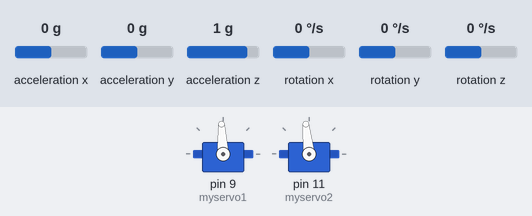
Simulated run of this sketch. Board: Arduino Uno, built with avr-gcc and run on an emulated ATmega328P. Shown: 2 × servo. Wiring (inferred from the names in the program): MPU-6050 motion sensor at I2C address 0x68. The test bench sets the inputs (shaded band); at power-on: acceleration x 0 g, acceleration y 0 g, acceleration z 1 g, rotation x 0 °/s, rotation y 0 °/s, rotation z 0 °/s. What the sketch prints to the serial monitor is not drawn.

Above: at 1.2 s.
1.3 s: acceleration x set to -0.8 g
At 3.3 s:
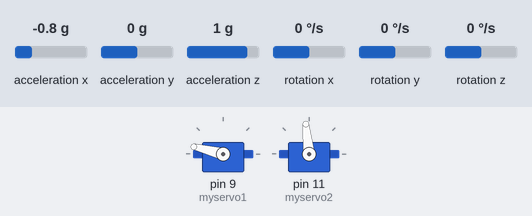
4.3 s: acceleration y set to -0.8 g
7.3 s: acceleration x set to 1.4 g
At 8.4 s:
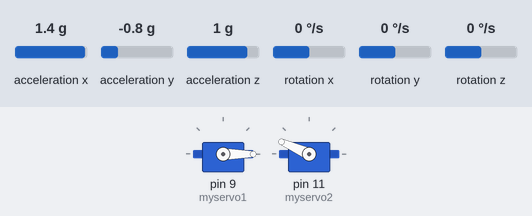
9.1 s: acceleration y set to -1.4 g
At 10.3 s:
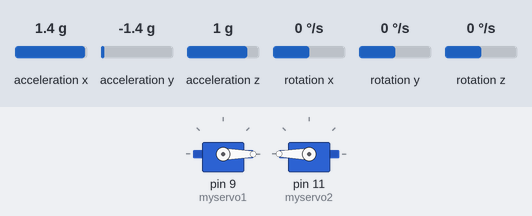
Timing chart, 0 to 11.6 s (numbered marks = the images above; inputs shaded):
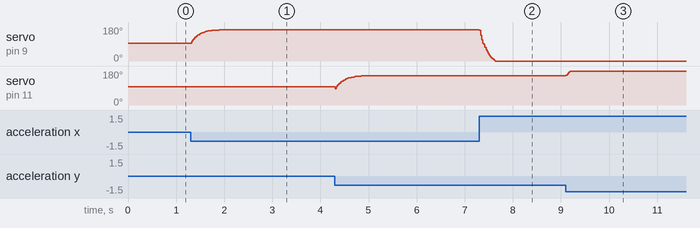

Measured:
- after the input at 1.3 s, servo on pin 9 (myservo1): moves from 93° to 166° over 0.68 s, starting at once
- after the input at 7.3 s, servo on pin 9 (myservo1): moves from 166° to 0° over 0.33 s, starting at once
- after the input at 9.1 s, servo on pin 11 (myservo2): 156° → 180° at once

The sketch:

gimbal.ino
```cpp
// ============= INCLUDING LIBRARIES AND DECLARING VARIABLES =============
#include<Wire.h>
#include <Servo.h>
#include <MPU6050.h> //Mpu6050 kütüphanesi ekledik
const int MPU_addr=0x68; // I2C address of the MPU-6050
int16_t AcX,AcY,AcZ,GyX,GyY,GyZ;
float delta_t = 0.005;
float pitchAcc,rollAcc, pitch, roll, pitched;
float Yuksek_filtre= 0.98;

// ============= INITIAL SETUP ===========================================
Servo myservo1, myservo2;
void setup(){
Wire.begin();
Wire.beginTransmission(MPU_addr);
Wire.write(0x6B);
Wire.write(0); // mpu çalıştırılır.
Wire.endTransmission(true); // haberkeşme başlatılır
Serial.begin(115200);
myservo1.attach(9);
myservo2.attach(11);

}
// ============= MAIN LOOP ===============================================
void loop(){
Wire.beginTransmission(MPU_addr); //0x6B ı2c iletişim adresi belirlendi, adres mpu nun adresidir. ordan çekilir.
Wire.write(0x3B); // sensörden alınan ilk değerin kaydedileceği birim
Wire.endTransmission(false);
Wire.requestFrom(MPU_addr,14,true); // 14 Byte lık veri istenir
AcX=Wire.read()<<8|Wire.read(); // 0x3B  & 0x3C // okunan değerler bit kaydırma işlemi ile değişkenlere yazdırılır

AcY=Wire.read()<<8|Wire.read(); // 0x3D  & 0x3E

AcZ=Wire.read()<<8|Wire.read(); // 0x3F  & 0x40

GyX=Wire.read()<<8|Wire.read(); // 0x43  & 0x44

GyY=Wire.read()<<8|Wire.read(); // 0x45  & 0x46

GyZ=Wire.read()<<8|Wire.read(); // 0x47  & 0x48


//Tamamlayıcı filter
long Karesi_P=((long)AcZ*AcZ+(long)AcY*AcY);
long Karesi_R=((long)AcZ*AcZ+(long)AcX*AcX);

pitch+=((-AcY/32.8f)*(delta_t));// ÖRNEKLEME PERİYODU, acy deg/s cinsindendir. toplam acı olarak dereceye çevirilir.
roll+=((-AcX/32.8f)*(delta_t)); //32.8 veri önündeki - de ters acı yapılması için, delta_t=0,005 tir

pitchAcc= atan((AcY/sqrt(Karesi_P))*RAD_TO_DEG); // rad_to_deg 180/3,14 den elde edilen sayıdır.
rollAcc =atan((AcX/sqrt(Karesi_R))*RAD_TO_DEG);

pitch =(Yuksek_filtre*pitch + (1.0f-Yuksek_filtre)*pitchAcc);//pitch-yunuslama
roll =(Yuksek_filtre*roll + (1.0f-Yuksek_filtre)*rollAcc);//roll-dönme


int a = map(roll,-129,108,0,180); //elde edilen değerler servo için sınırlandırılır
int b = map(pitch, -121,121,0,180);

if (b<=90){myservo2.write(b+6);} // kaşıgın dik belirli bir açıda sınırlanmasıdır.
if (b>90){myservo2.write(b-5);} // kaşıgın dik konumda sınırlanmasıdır.

if (a<=89){myservo1.write(a+6);} //kaşığın yatay pozisyonunu koruması için ekleme yapılır
if (a>91){myservo1.write(a-4);}


Serial.print("pitch: ");
Serial.print(a);
Serial.print("   |   ");Serial.println("\t");
Serial.print("Roll: ");
Serial.print(b);
Serial.print("   |   ");Serial.println("\t");

}
```
